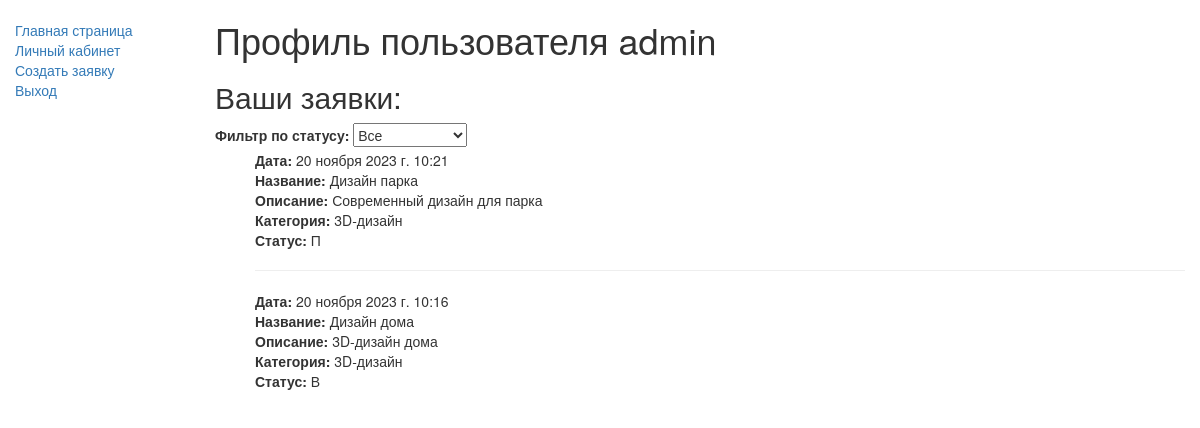
The app's page /applications/profile/ (signed in) with its own data.
### applications/models.py (models this page shows, shortened)
class AdvUser(AbstractUser):
    login_validator = RegexValidator(
        regex=r"^[a-zA-Z-]+$",
        message="Введите допустимое слово. Должно содержать латиницу и дефисы."
    )
    fio_validator = RegexValidator(
        regex=r"^[а-яА-Я-]+\s[а-яА-Я-]+\s[а-яА-Я-]+$",
        message="Введите допустимое слово. Должно содержать кириллицу, пробелы и дефисы"
    )
    username = models.CharField(
        verbose_name="Логин",
        max_length=150,
        unique=True,
        blank=False,
        help_text=(
            "Разрешается использовать только латиницу и дефис."
        ),
        validators=[login_validator],
        error_messages={
            "unique": "Пользователь с таким именем уже существует.",
        },
    )
    first_name = models.CharField(verbose_name="ФИО", max_length=150, blank=False, validators=[fio_validator], help_text=(
            "Разрешается использовать только кириллицу, пробелы и дефис."))
    email = models.EmailField(verbose_name="Почта", blank=False)
    last_name = None

class Application(models.Model):
    date_app = models.DateTimeField(verbose_name="Временная метка", auto_now_add=True)
    name_app = models.CharField(verbose_name="Название", max_length=50, blank=False)
    desc_app = models.CharField(verbose_name="Описание", max_length=200, blank=False)
    category = models.ForeignKey(CategoryApplication, on_delete=models.CASCADE, blank=False, verbose_name="Категория")
    image_app = models.ImageField(verbose_name="Фотография", upload_to='images/', blank=False,
                                  validators=[FileExtensionValidator(allowed_extensions=['png', 'jpg', 'jpeg', 'bmp'])])
    user = models.ForeignKey(AdvUser, on_delete=models.CASCADE, verbose_name="Пользователь")
    STATUS_CHOICES = (
        ('Н', 'Новая'),
        ('П', 'Принята в работу'),
        ('В', 'Выполнено'),
    )
    status_app = models.CharField(verbose_name="Статус заявки", max_length=1, choices=STATUS_CHOICES, blank=False,
                                  default='Н')
    image_admin = models.ImageField(verbose_name="Фотография дизайна", upload_to='images_admin/',
                                    validators=[FileExtensionValidator(allowed_extensions=['png', 'jpg', 'jpeg', 'bmp'])],
                                    help_text="Указать фото дизайна при смене статуса на 'Выполнено'", blank=True)
    comment_admin = models.TextField(verbose_name="Комментарий", help_text="Указать комментарий при смене статуса на 'Принята в работу'", blank=True)

class CategoryApplication(models.Model):
    cat_name = models.CharField(verbose_name="Категория", max_length=100, blank=False)
    def __str__(self):
        return self.cat_name

### applications/views.py (the view)
# urls.py: path('profile/', views.UserProfile, name='profile'),
@login_required()
def UserProfile(request):
    status_filter = request.GET.get('status_app', 'all')
    if status_filter == 'all':
        applications = Application.objects.filter(user=request.user).order_by('-date_app')
    else:
        applications = Application.objects.filter(user=request.user, status_app=status_filter).order_by('-date_app')
    context = {
        'applications': applications,
        'status_filter': status_filter,
    }
    return render(request, 'applications/profile.html', context)

### applications/templates/applications/profile.html (shortened to what this page needs)
{% extends "base.html" %}
{% block content %}
<h1>Профиль пользователя {{ user.username }}</h1>
<h2>Ваши заявки:</h2>
{% if applications %}
    <label for="status_filter">Фильтр по статусу:</label>
        <select name="status_filter" id="status_filter" onchange="location.href = '{% url 'profile' %}?status_app=' + this.value;">
            <option value="all" {% if status_filter == 'all' %}selected{% endif %}>Все</option>
        </select>
  <ul>
  {% for app in applications %}
        <li><strong>Дата:</strong> {{app.date_app}}</li>
        <li><strong>Название:</strong> {{app.name_app}}</li>
        <li><strong>Описание:</strong> {{app.desc_app}}</li>
        <li><strong>Категория:</strong> {{app.category}}</li>
        <li><strong>Статус:</strong> {{app.status_app}}</li>
        {% if not forloop.last %}<hr>{% endif %}
  {% endfor %}
  </ul>
{% endif %}
{% endblock %}

### applications/templates/base.html (shortened to what this page needs)
<!DOCTYPE html>
<html lang="en">
<head>
    <link
      rel="stylesheet"
      href="https://maxcdn.bootstrapcdn.com/bootstrap/3.3.7/css/bootstrap.min.css" />
    {% load static %}
    <link rel="stylesheet" href="{% static 'applications/style.css'%}"/>
</head>
<body>
    <div class="container-fluid">
      <div class="row">
        <div class="col-sm-2">
          {% block sidebar %}
            <ul class="sidebar-nav">
              <li><a href="{% url 'index' %}">Главная страница</a></li>
              {% if user.is_authenticated %}
                <li><a href="{% url 'profile' %}">Личный кабинет</a></li>
                <li><a href="{% url 'create' %}">Создать заявку</a></li>
                <li><a href="{% url 'logout' %}?next={% url 'index' %}">Выход</a></li>
              {% else %}
                <li><a href="{% url 'login' %}">Вход</a></li>
                <li><a href="{% url 'register' %}">Регистрация</a></li>
              {% endif %}
            </ul>
          {% endblock %}
        </div>
        <div class="col-sm-10 ">{% block content %}{% endblock %}</div>
      </div>
    </div>
</body>
</html>

### applications/static/applications/style.css (style rules this page uses)
.sidebar-nav { margin-top: 20px; padding: 0; list-style: none; }
ul, ol, li { list-style: none; }

### records on screen
AdvUser: username "admin"
Application: date_app "20 ноября 2023 г. 10:21", name_app "Дизайн парка", desc_app "Современный дизайн для парка", category "3D-дизайн", status_app "П"
Application: date_app "20 ноября 2023 г. 10:16", name_app "Дизайн дома", desc_app "3D-дизайн дома", category "3D-дизайн", status_app "В"
